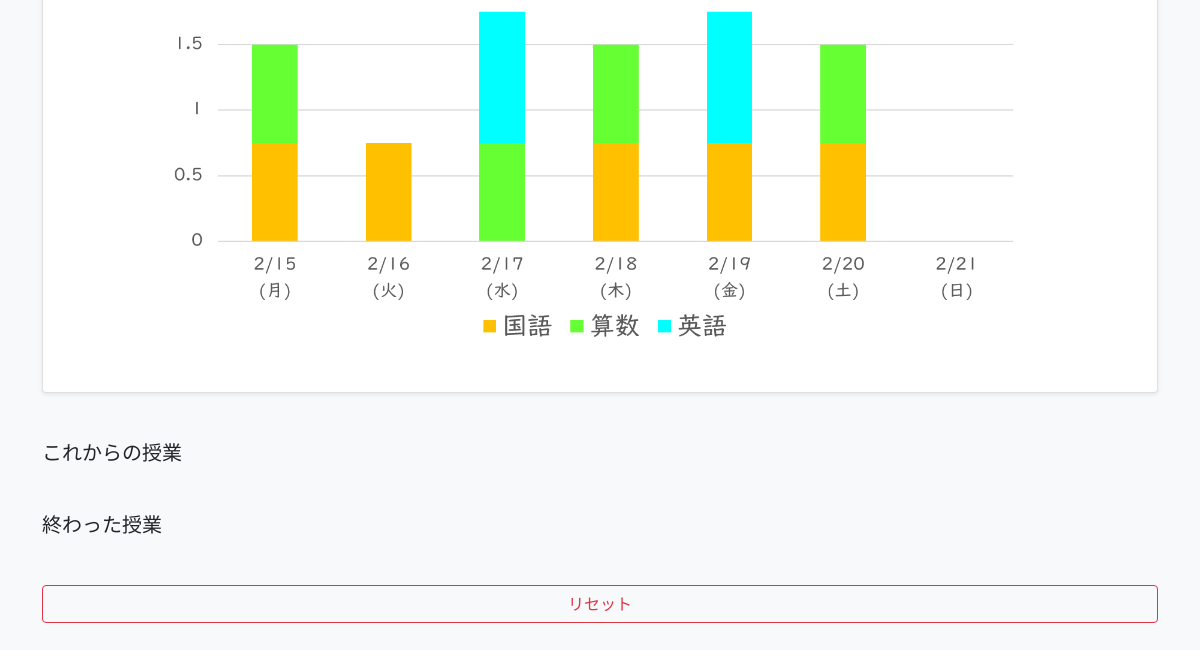
/mypage (lower part), run on an earlier commit of the app's database.
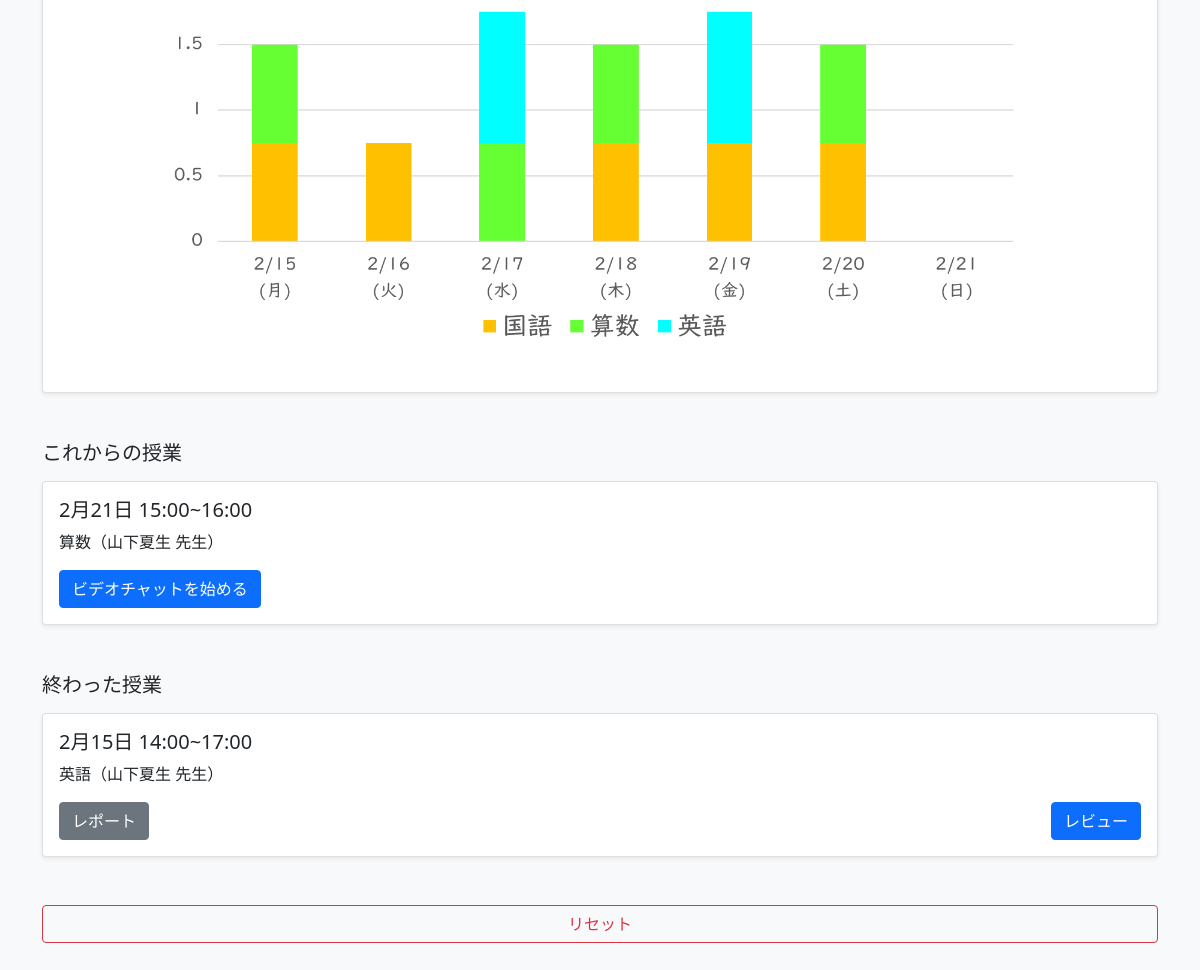
And on a later commit of the database.
### models/models.py (models this page shows, shortened)
class Teacher(Base):
    __tablename__ = 'teachers'
    id = Column(Integer, primary_key=True)
    name = Column(String)
    subject = Column(String)
    price = Column(String)
    time = Column(String)
    text = Column(Text)
    image = Column(Integer)
    date = Column(DateTime, default=datetime.now())

### app/app.py (the view)
@app.route("/mypage")
def mypage():
    lectures = Lecture.query.all()
    lecture = Lecture.query.first()
    if lecture != None:
        teachers = []
        for lecture in lectures:
            teacher = Teacher.query.filter_by(id=lecture.teacher_id).first()
            teachers.append(teacher)
        return render_template("mypage.html", teachers=teachers)
    else:
        return render_template("mypage.html")

### app/templates/mypage.html (shortened to what this page needs)
{% extends "main_layout.html" %} {% block content%}
<div class="container">
    <div class="card shadow-sm mt-3">
        <div class="card-body">
            <img src="/static/images/graph-2.png" class="img-fluid mb-3" alt="">
        </div>
    </div>
    <h5 class="mt-5">これからの授業</h5>
    {% for teacher in teachers %}
    <div class="card shadow-sm mt-3">
        <div class="card-body">
            <h5 class="card-title">{{teacher.time}}</h5>
            <p class="card-text">{{teacher.subject}}（<a href="/teachers/{{teacher.id}}" class="text-dark"
                    style="text-decoration: none;">{{teacher.name}} 先生</a>）</p>
            <div class="card-text">
                <a href="/video" class="btn btn-primary" role="button">ビデオチャットを始める</a>
            </div>
        </div>
    </div>
    {% endfor %}
    <h5 class="mt-5">終わった授業</h5>
    {% for teacher in teachers %}
    {% if loop.first %}
    <div class="card shadow-sm mt-3 mb-5">
        <div class="card-body">
            <h5 class="card-title">2月15日 14:00~17:00</h5>
            <p class="card-text">英語（<a href="/teachers/{{teacher.id}}" class="text-dark"
                    style="text-decoration: none;">{{teacher.name}} 先生</a>）</p>
            <div class="btn-toolbar justify-content-between" role="toolbar" aria-label="Toolbar with button groups">
                <div class="btn-group" role="group" aria-label="First group">
                    <button type="button" class="btn btn-secondary" data-bs-toggle="modal" data-bs-target="#report">
                        レポート
                    </button>
                </div>
                <button type="button" class="btn btn-primary" data-bs-toggle="modal" data-bs-target="#reviewModal">
                    レビュー
                </button>
            </div>
        </div>
    </div>
    {% endif %}
    {% endfor %}
    <form action="/reset" method="POST" class="my-5">
        <div class="d-grid gap-2 mt-5 mb-2">
            <button type="submit" class="btn btn-outline-danger">リセット</button>
        </div>
    </form>
</div>
{% endblock %}

### app/templates/main_layout.html (shortened to what this page needs)
<!DOCTYPE html>
<html lang="ja" dir="ltr">
<head>
    <link href="https://cdn.jsdelivr.net/npm/bootstrap@5.0.0-beta1/dist/css/bootstrap.min.css" rel="stylesheet"
>
    <link rel="stylesheet" href="https://cdnjs.cloudflare.com/ajax/libs/font-awesome/5.15.2/css/all.min.css"
 />
    <link rel="stylesheet" href="https://cdn.jsdelivr.net/npm/bootstrap-icons@1.3.0/font/bootstrap-icons.css">
    <link rel="stylesheet" href="/static/style.css" type="text/css">
</head>
<body class="bg-light">
    <main class="mx-3 my-3">
        {% block content %} {% endblock %}
    </main>
</body>
</html>

What changed in the data, as far as the page shows it:
added Teacher: time "2月21日 15:00~16:00", subject "算数", name "山下夏生"
